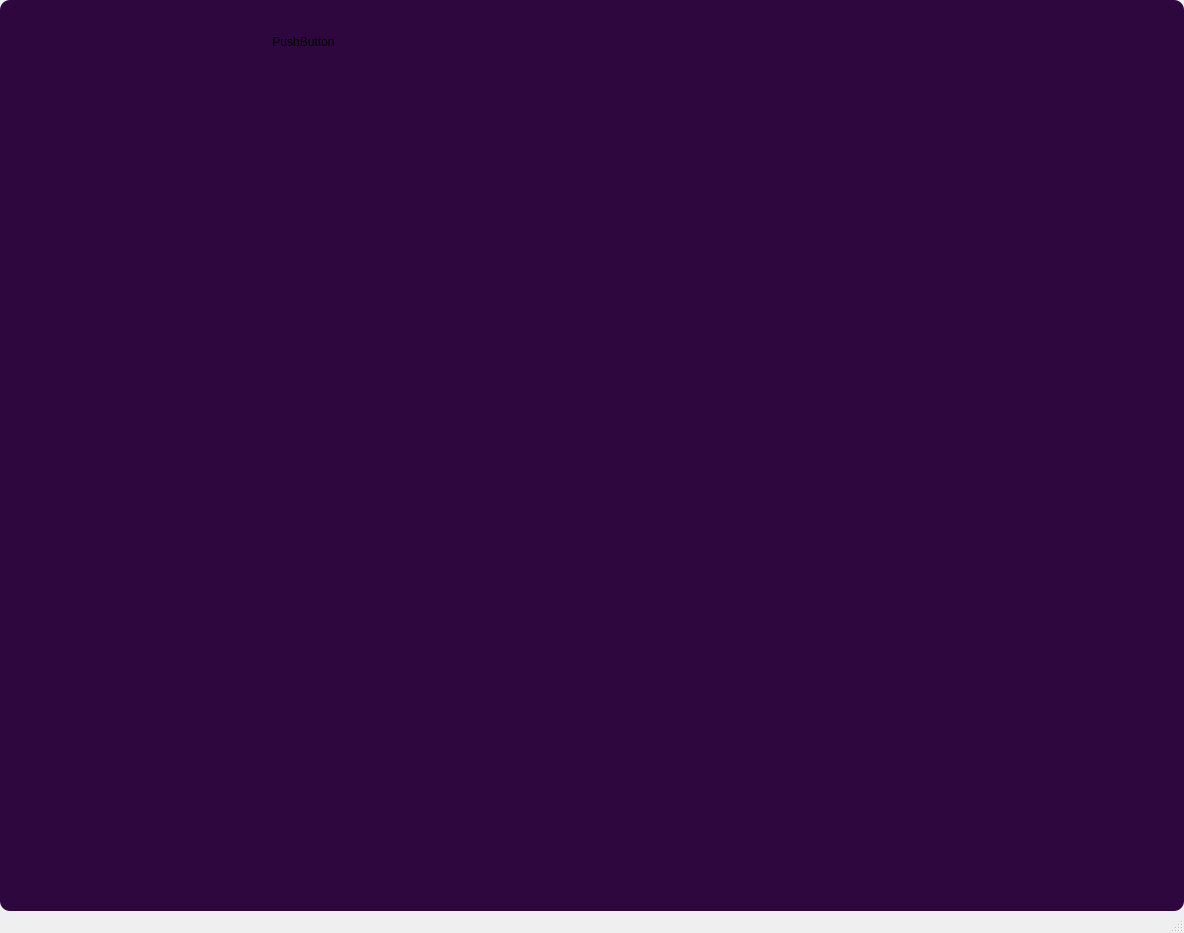
<?xml version="1.0" encoding="UTF-8"?>
<ui version="4.0">
 <class>MainWindow</class>
 <widget class="QMainWindow" name="MainWindow">
  <property name="enabled">
   <bool>true</bool>
  </property>
  <property name="geometry">
   <rect>
    <x>0</x>
    <y>0</y>
    <width>1184</width>
    <height>933</height>
   </rect>
  </property>
  <property name="windowTitle">
   <string>MainWindow</string>
  </property>
  <widget class="QWidget" name="centralwidget">
   <layout class="QVBoxLayout" name="verticalLayout">
    <property name="spacing">
     <number>0</number>
    </property>
    <property name="leftMargin">
     <number>0</number>
    </property>
    <property name="topMargin">
     <number>0</number>
    </property>
    <property name="rightMargin">
     <number>0</number>
    </property>
    <property name="bottomMargin">
     <number>0</number>
    </property>
    <item>
     <widget class="QFrame" name="frame">
      <property name="styleSheet">
       <string notr="true">background-color: #2E073F;
border-radius: 10px</string>
      </property>
      <property name="frameShape">
       <enum>QFrame::StyledPanel</enum>
      </property>
      <property name="frameShadow">
       <enum>QFrame::Raised</enum>
      </property>
      <layout class="QVBoxLayout" name="verticalLayout_2">
       <item>
        <widget class="QFrame" name="frame_top">
         <property name="minimumSize">
          <size>
           <width>0</width>
           <height>40</height>
          </size>
         </property>
         <property name="maximumSize">
          <size>
           <width>16777215</width>
           <height>40</height>
          </size>
         </property>
         <property name="frameShape">
          <enum>QFrame::StyledPanel</enum>
         </property>
         <property name="frameShadow">
          <enum>QFrame::Raised</enum>
         </property>
         <widget class="QPushButton" name="pushButton">
          <property name="geometry">
           <rect>
            <x>250</x>
            <y>20</y>
            <width>89</width>
            <height>25</height>
           </rect>
          </property>
          <property name="text">
           <string>PushButton</string>
          </property>
         </widget>
        </widget>
       </item>
       <item>
        <widget class="QFrame" name="frame_3">
         <property name="frameShape">
          <enum>QFrame::StyledPanel</enum>
         </property>
         <property name="frameShadow">
          <enum>QFrame::Raised</enum>
         </property>
        </widget>
       </item>
      </layout>
     </widget>
    </item>
   </layout>
  </widget>
  <widget class="QStatusBar" name="statusbar"/>
 </widget>
 <resources/>
 <connections/>
</ui>
